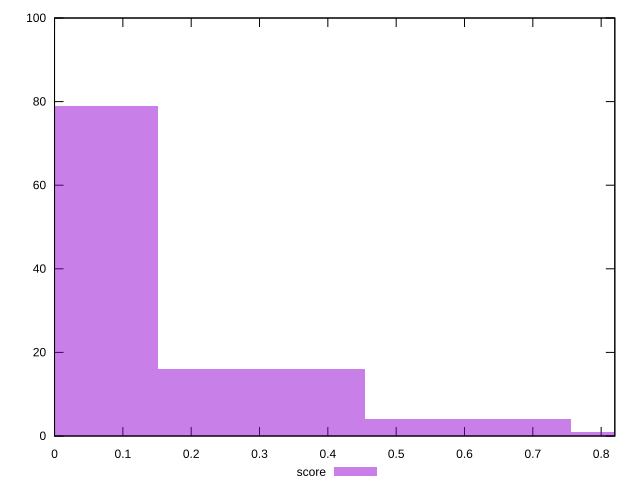

Write gnuplot code to recreate this figure.
reset

$score <<EOF
0.6051097879305887 4
0 79
0.30255489396529434 16
0.907664681895883 1
EOF

set key outside below
set boxwidth 0.30255489396529434
set xrange [0:0.82]
set yrange [0:100]
set trange [0:100]
set style fill transparent solid 0.5 noborder
set terminal svg size 640, 490 enhanced background rgb 'white'
set output "reports/report_00028_2021-02-24T12-49-42.674Z/estimated-input-latency/samples/astro/score/histogram.svg"

plot $score title "score" with boxes

reset
